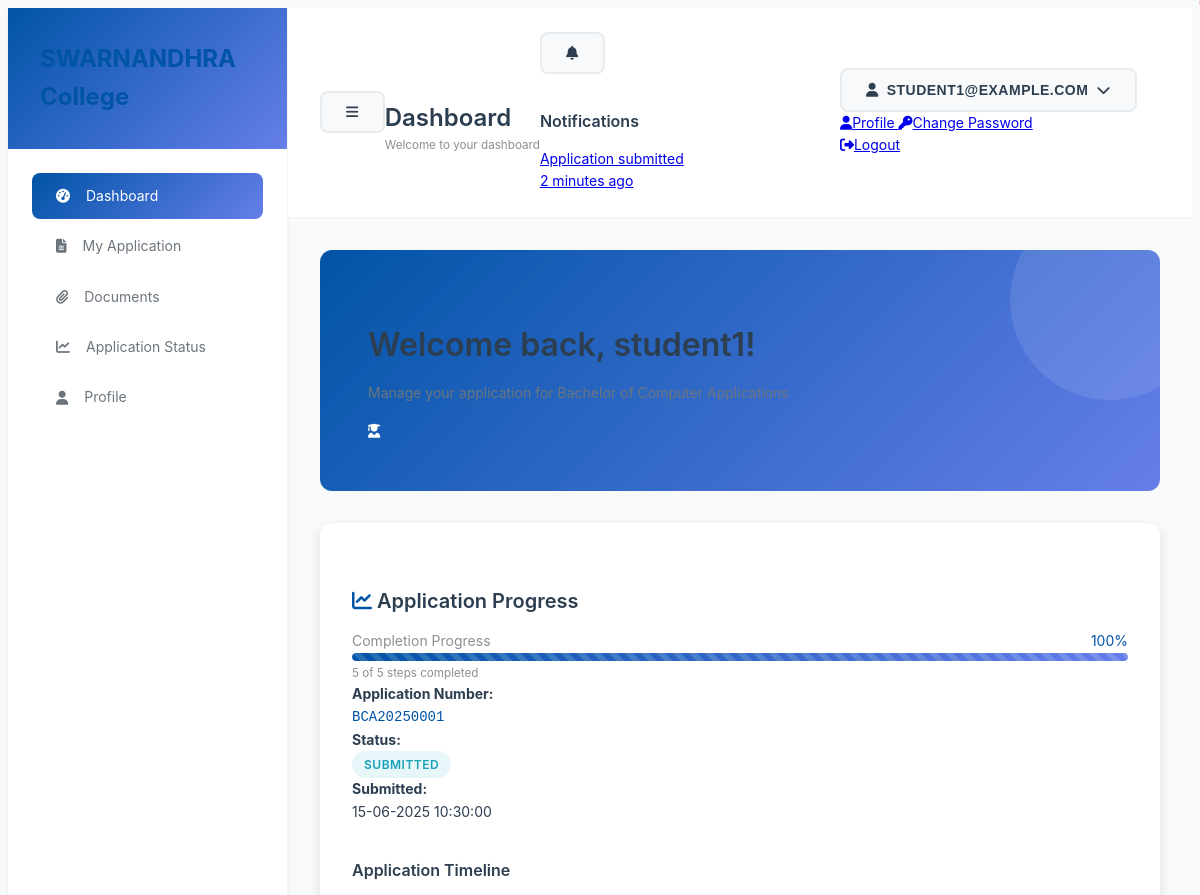
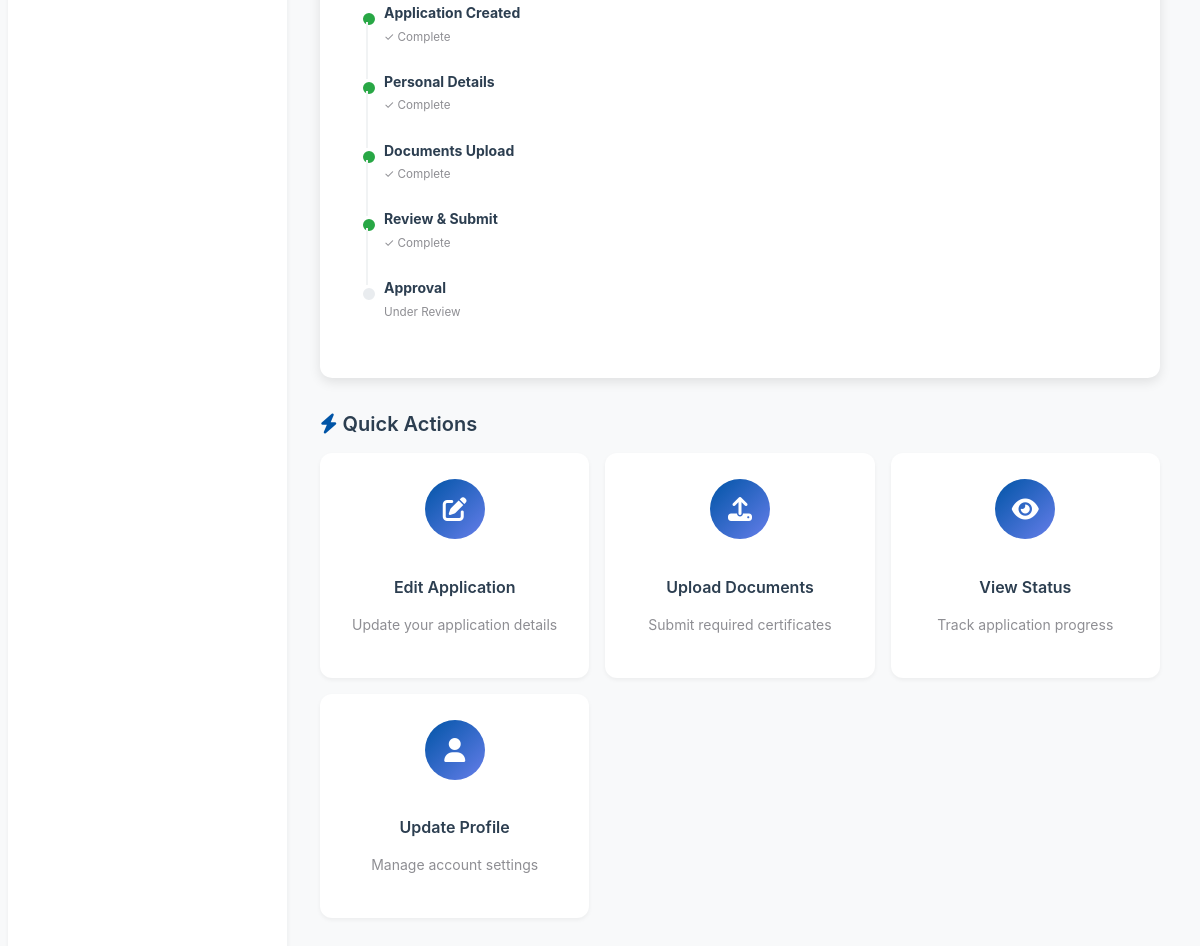
The page /dashboard.php (signed in) on the database its author committed (2 pictures, top to bottom).
### tables this page shows
CREATE TABLE `users` (
    `id` VARCHAR(36) PRIMARY KEY,
    `email` VARCHAR(100) NOT NULL UNIQUE,
    `password` VARCHAR(255) NOT NULL,
    `role` ENUM('admin','program_admin','student') NOT NULL DEFAULT 'student',
    `is_active` TINYINT(1) DEFAULT 1,
    `email_verified` TINYINT(1) DEFAULT 0,
    `program_id` INT DEFAULT NULL,
    `last_login` TIMESTAMP NULL DEFAULT NULL,
    `login_attempts` INT DEFAULT 0,
    `locked_until` TIMESTAMP NULL DEFAULT NULL,
    `password_reset_token` VARCHAR(255) DEFAULT NULL,
    `password_reset_expires` TIMESTAMP NULL DEFAULT NULL,
    `date_created` TIMESTAMP NOT NULL DEFAULT CURRENT_TIMESTAMP,
    `date_updated` TIMESTAMP NOT NULL DEFAULT CURRENT_TIMESTAMP ON UPDATE CURRENT_TIMESTAMP,
    KEY `idx_email_users` (`email`),
    KEY `idx_role_users` (`role`),
    KEY `idx_active_users` (`is_active`)
);

CREATE TABLE `programs` (
    `id` INT PRIMARY KEY AUTO_INCREMENT,
    `program_code` VARCHAR(20) NOT NULL UNIQUE,
    `program_name` VARCHAR(255) NOT NULL,
    `program_type` ENUM('UG','PG','Diploma','Certificate') NOT NULL,
    `department` VARCHAR(255) NOT NULL,
    `duration_years` DECIMAL(2,1) NOT NULL,
    `total_seats` INT DEFAULT 0,
    `application_start_date` DATE,
    `application_end_date` DATE,
    `program_admin_id` VARCHAR(36),
    `eligibility_criteria` TEXT,
    `fees_structure` TEXT,
    `description` TEXT,
    `is_active` TINYINT(1) DEFAULT 1,
    `display_order` INT DEFAULT 0,
    `date_created` TIMESTAMP DEFAULT CURRENT_TIMESTAMP,
    `date_updated` TIMESTAMP DEFAULT CURRENT_TIMESTAMP ON UPDATE CURRENT_TIMESTAMP,
    FOREIGN KEY (`program_admin_id`) REFERENCES `users`(`id`) ON DELETE SET NULL,
    KEY `idx_program_code` (`program_code`),
    KEY `idx_program_type` (`program_type`),
    KEY `idx_active_programs` (`is_active`)
);

CREATE TABLE `applications` (
    `id` INT PRIMARY KEY AUTO_INCREMENT,
    `application_number` VARCHAR(50) NOT NULL UNIQUE,
    `user_id` VARCHAR(36) NOT NULL,
    `program_id` INT NOT NULL,
    `academic_year` VARCHAR(10) NOT NULL,
    
     
    `status` ENUM('draft','submitted','under_review','approved','rejected','cancelled','frozen') DEFAULT 'draft',
    `submitted_at` TIMESTAMP NULL,
    `reviewed_by` VARCHAR(36),
    `reviewed_at` TIMESTAMP NULL,
    `approval_comments` TEXT,
    
     
    `student_name` VARCHAR(255) NOT NULL,
    `father_name` VARCHAR(255) NOT NULL,
    `mother_name` VARCHAR(255) NOT NULL,
    `date_of_birth` DATE NOT NULL,
    `gender` ENUM('Male','Female','Other') NOT NULL,
    `aadhar_number` VARCHAR(12),
    `mobile_number` VARCHAR(15) NOT NULL,
    `parent_mobile` VARCHAR(15),
    `guardian_mobile` VARCHAR(15),
    `email` VARCHAR(255) NOT NULL,
    
     
    `present_door_no` VARCHAR(50),
    `present_street` VARCHAR(255),
    `present_village` VARCHAR(255),
    `present_mandal` VARCHAR(255),
    `present_district` VARCHAR(255),
    `present_pincode` VARCHAR(10),
    
    `permanent_door_no` VARCHAR(50),
    `permanent_street` VARCHAR(255),
    `permanent_village` VARCHAR(255),
    `permanent_mandal` VARCHAR(255),
    `permanent_district` VARCHAR(255),
    `permanent_pincode` VARCHAR(10),
    
     
    `religion` VARCHAR(50),
    `caste` VARCHAR(50),
    `reservation_category` ENUM('OC','BC-A','BC-B','BC-C','BC-D','BC-E','SC','ST','EWS','PH') DEFAULT 'OC',
    `is_physically_handicapped` TINYINT(1) DEFAULT 0,
    `sadaram_number` VARCHAR(50),
    `identification_mark_1` VARCHAR(255),
    `identification_mark_2` VARCHAR(255),
    
     
    `special_reservation` VARCHAR(500),
    `meeseva_caste_certificate` VARCHAR(50),
    `meeseva_income_certificate` VARCHAR(50),
    `ration_card_number` VARCHAR(50),
    
     
    `photo_attachment_id` VARCHAR(36),
    `signature_attachment_id` VARCHAR(36),
    
    `date_created` TIMESTAMP DEFAULT CURRENT_TIMESTAMP,
    `date_updated` TIMESTAMP DEFAULT CURRENT_TIMESTAMP ON UPDATE CURRENT_TIMESTAMP,
    
    FOREIGN KEY (`user_id`) REFERENCES `users`(`id`) ON DELETE CASCADE,
    FOREIGN KEY (`program_id`) REFERENCES `programs`(`id`) ON DELETE CASCADE,
    FOREIGN KEY (`reviewed_by`) REFERENCES `users`(`id`) ON DELETE SET NULL,
    
    INDEX `idx_application_number` (`application_number`),
    INDEX `idx_user_program` (`user_id`, `program_id`),
    INDEX `idx_status` (`status`),
    INDEX `idx_academic_year` (`academic_year`),
    INDEX `idx_program_status` (`program_id`, `status`)
);

### dashboard.php (the view, shortened to what the rows shown need)
<?php
require_once 'config/config.php';
require_once 'classes/User.php';
require_once 'classes/Application.php';
$database = new Database();
$db = $database->getConnection();
$user = new User($db);
$application = new Application($db);
$current_user_role = getCurrentUserRole();
$current_user_id = getCurrentUserId();
$user_details = $user->getUserById($current_user_id);
$dashboard_data = [];
switch ($current_user_role) {
    case ROLE_STUDENT:
        $student_application = $application->getByUserId($current_user_id);
        $dashboard_data['application'] = $student_application;
        if ($student_application) {
            $dashboard_data['progress'] = calculateApplicationProgress($student_application);
        }
        break;
}
function calculateApplicationProgress($app) {
    $total_steps = 5;
    $completed_steps = 0;
    if (!empty($app['student_name']) && !empty($app['father_name']) &&
        !empty($app['mobile_number']) && !empty($app['email'])) {
        $completed_steps++;
    }
    if (!empty($app['present_village']) && !empty($app['permanent_village'])) {
        $completed_steps++;
    }
    if (!empty($app['caste']) && !empty($app['religion'])) {
        $completed_steps++;
    }
    if ($app['status'] !== STATUS_DRAFT) {
        $completed_steps++;
    }
    if ($app['status'] !== STATUS_DRAFT) {
        $completed_steps++;
    }
    return [
        'percentage' => round(($completed_steps / $total_steps) * 100),
        'completed_steps' => $completed_steps,
        'total_steps' => $total_steps
    ];
}
function getStatusColor($status) {
    switch ($status) {
        case STATUS_SUBMITTED: return 'info';
    }
}
?>
<!DOCTYPE html>
<html lang="en">
<head>
    <link href="https://cdn.jsdelivr.net/npm/@tabler/core@1.0.0-beta17/dist/css/tabler.min.css" rel="stylesheet"/>
    <link href="https://cdnjs.cloudflare.com/ajax/libs/font-awesome/6.4.0/css/all.min.css" rel="stylesheet"/>
    <link href="assets/css/global-styles.css" rel="stylesheet"/>
</head>
<body>
    <div class="dashboard-layout">
        <div class="dashboard-main">
            <header class="dashboard-topbar">
                <div class="d-flex-modern align-items-center-modern">
                    <div class="dropdown">
                        <button class="btn-modern btn-secondary-modern" type="button" data-bs-toggle="dropdown">
                            <i class="fas fa-user me-2"></i>
                            <?php echo htmlspecialchars($user_details['email']); ?>
                            <i class="fas fa-chevron-down ms-2"></i>
                        </button>
                        <div class="dropdown-menu dropdown-menu-end">
                            <a href="profile.php" class="dropdown-item">
                            </a>
                            <a href="change-password.php" class="dropdown-item">
                            </a>
                            <a href="auth/logout.php" class="dropdown-item text-danger">
                            </a>
                        </div>
                    </div>
                </div>
            </header>
            <main class="dashboard-content">
                <div class="welcome-banner fade-in">
                    <div class="row align-items-center">
                        <div class="col-md-8">
                            <h2 class="mb-2">Welcome back, <?php echo htmlspecialchars(explode('@', $user_details['email'])[0]); ?>!</h2>
                            <p class="mb-0 opacity-75">
                                <?php if ($current_user_role === ROLE_STUDENT): ?>
                                Manage your application for <?php echo htmlspecialchars($user_details['program_name'] ?? 'your selected program'); ?>
                                <?php elseif ($current_user_role === ROLE_PROGRAM_ADMIN): ?>
                                Manage applications and students for your programs
                                <?php else: ?>
                                Administrative dashboard for managing the entire system
                                <?php endif; ?>
                            </p>
                        </div>
                    </div>
                </div>
                <?php if ($current_user_role === ROLE_STUDENT): ?>
                <?php if ($dashboard_data['application']): ?>
                <div class="progress-section slide-up">
                    <div class="row">
                        <div class="col-md-8">
                            <h5 class="mb-3">
                                <i class="fas fa-chart-line text-primary-modern me-2"></i>
                                Application Progress
                            </h5>
                            <?php
                            $progress = $dashboard_data['progress'];
                            $status = $dashboard_data['application']['status'];
                            ?>
                            <div class="mb-4">
                                <div class="d-flex-modern justify-content-between-modern mb-2">
                                    <span class="text-muted-modern">Completion Progress</span>
                                    <span class="fw-bold text-primary-modern"><?php echo $progress['percentage']; ?>%</span>
                                </div>
                                <div class="progress-modern">
                                    <div class="progress-bar-modern" style="width: <?php echo $progress['percentage']; ?>%"></div>
                                </div>
                                <small class="text-muted-modern">
                                    <?php echo $progress['completed_steps']; ?> of <?php echo $progress['total_steps']; ?> steps completed
                                </small>
                            </div>
                            <div class="row g-3">
                                <div class="col-md-4">
                                    <strong>Application Number:</strong><br>
                                    <code class="text-primary-modern"><?php echo htmlspecialchars($dashboard_data['application']['application_number']); ?></code>
                                </div>
                                <div class="col-md-4">
                                    <strong>Status:</strong><br>
                                    <span class="badge-modern badge-<?php echo getStatusColor($status); ?>-modern">
                                        <?php echo ucwords(str_replace('_', ' ', $status)); ?>
                                    </span>
                                </div>
                                <div class="col-md-4">
                                    <strong>Submitted:</strong><br>
                                    <?php echo $dashboard_data['application']['submitted_at']
                                        ? formatDateTime($dashboard_data['application']['submitted_at'])
                                        : '<span class="text-muted-modern">Not yet submitted</span>'; ?>
                                </div>
                            </div>
                        </div>
                        <div class="col-md-4">
                            <h6 class="mb-3">Application Timeline</h6>
                            <div class="application-timeline">
                                <div class="timeline-item completed">
                                    <strong>Application Created</strong><br>
                                    <small class="text-muted-modern">✓ Complete</small>
                                </div>
                                <div class="timeline-item <?php echo $progress['percentage'] >= 40 ? 'completed' : 'current'; ?>">
                                    <strong>Personal Details</strong><br>
                                    <small class="text-muted-modern"><?php echo $progress['percentage'] >= 40 ? '✓ Complete' : 'In Progress'; ?></small>
                                </div>
                                <div class="timeline-item <?php echo $progress['percentage'] >= 60 ? 'completed' : ''; ?>">
                                    <strong>Documents Upload</strong><br>
                                    <small class="text-muted-modern"><?php echo $progress['percentage'] >= 60 ? '✓ Complete' : 'Pending'; ?></small>
                                </div>
                                <div class="timeline-item <?php echo $progress['percentage'] >= 80 ? 'completed' : ''; ?>">
                                    <strong>Review & Submit</strong><br>
                                    <small class="text-muted-modern"><?php echo $progress['percentage'] >= 80 ? '✓ Complete' : 'Pending'; ?></small>
                                </div>
                                <div class="timeline-item <?php echo $status === STATUS_APPROVED ? 'completed' : ''; ?>">
                                    <strong>Approval</strong><br>
                                    <small class="text-muted-modern"><?php echo $status === STATUS_APPROVED ? '✓ Approved' : 'Under Review'; ?></small>
                                </div>
                            </div>
                        </div>
                    </div>
                </div>
                <?php endif; ?>
                <?php endif; ?>
            </main>
        </div>
    </div>
</body>
</html>

### rows shown on the page
users: email "STUDENT1@EXAMPLE.COM", email "student1", program.program_name "Bachelor of Computer Applications"
applications: application_number "BCA20250001", status "SUBMITTED", submitted_at "15-06-2025 10:30:00"

### other values the page prints
SITE_NAME "SWARNANDHRA College"
$page_title "Dashboard"
$page_subtitle "Welcome to your dashboard"
$progress['percentage'] "100"
$progress['completed_steps'] "5"
$progress['total_steps'] "5"
